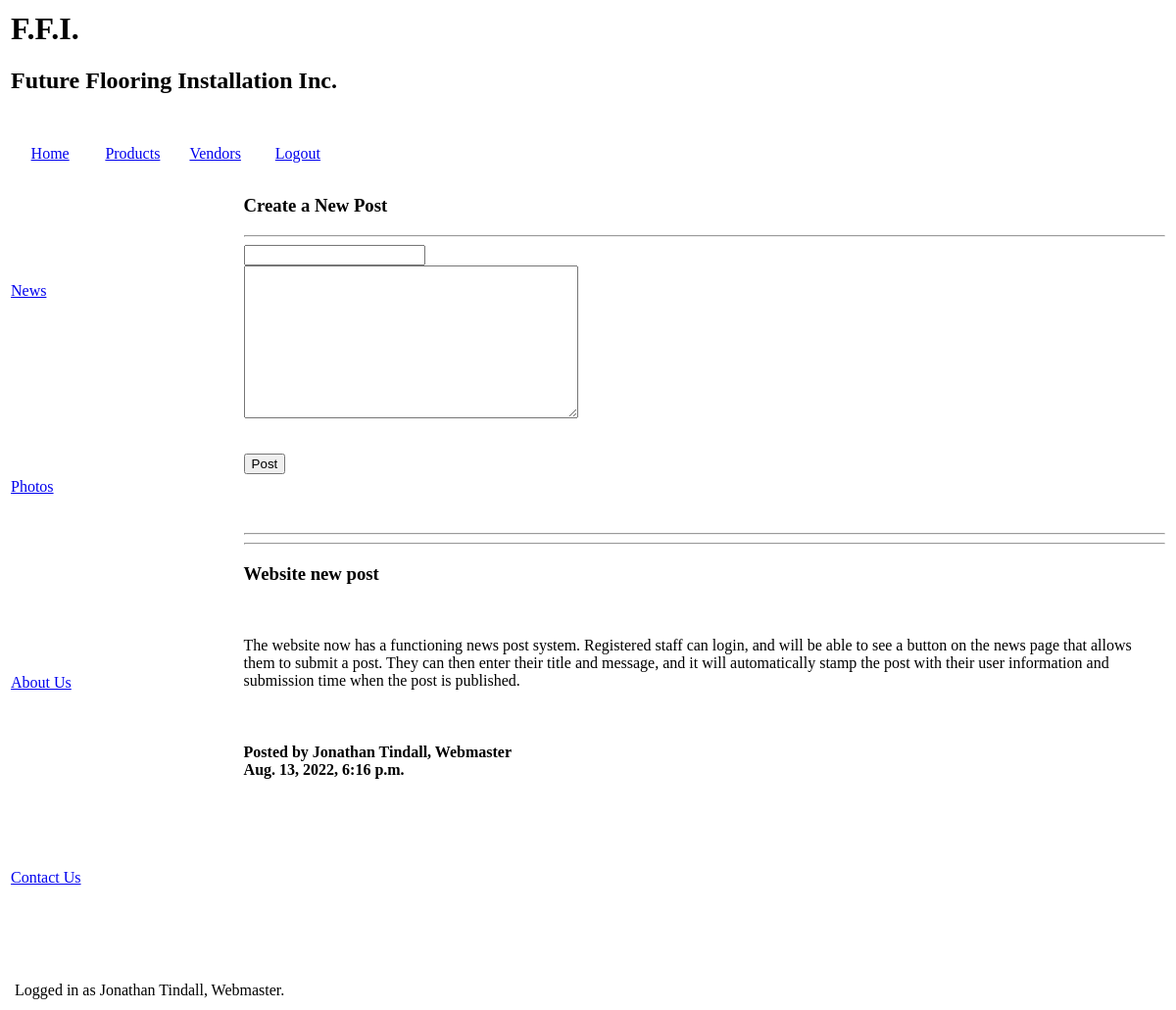
/news/ (signed in), run on an earlier commit of the app's database.
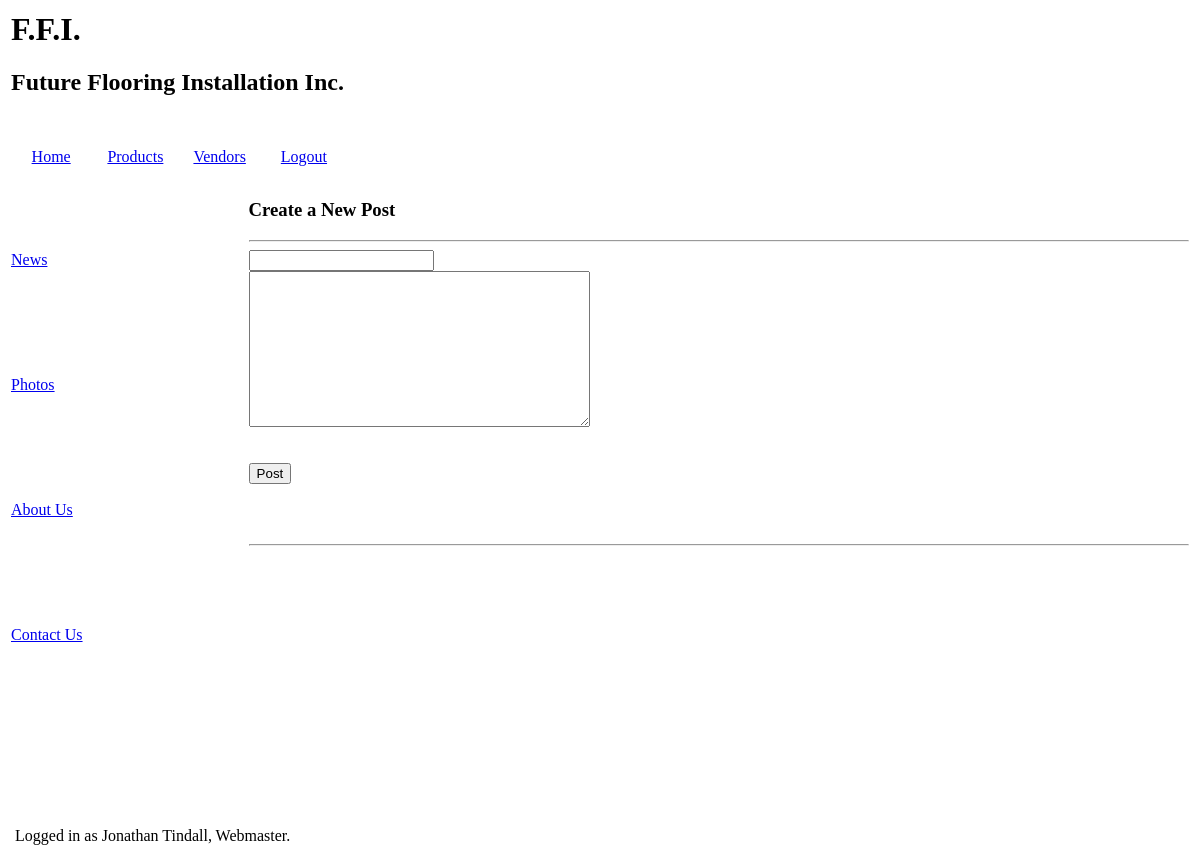
And on a later commit of the database.
### FFIapp/models.py (models this page shows, shortened)
class newsPost(models.Model):
    author = models.TextField(max_length=500)
    created_at = models.DateTimeField(auto_now_add="True")
    title = models.CharField(max_length=100)
    message = models.TextField(max_length=50000)

class UserProfile(AbstractUser):
    age = models.PositiveIntegerField(name="age", null="yes", blank="yes")
    role = models.CharField(name="role", null="yes", blank="yes", max_length=20)
    first_name = models.CharField(name="first_name", null="no", blank="yes", max_length=50)
    last_name = models.CharField(name="last_name", null="no", blank="yes", max_length=100)

### FFIapp/views.py (the view)
# urls.py: path('news/', views.news, name="news"),
def news(request):
    posts = newsPost.objects.all().order_by('-created_at')
    form = newsPostForm(request.POST)
    if request.method == 'POST':
        if form.is_valid():
            form.save()
            return redirect('news')
        else:
            form = newsPostForm()
    context={
        'posts' : posts,
        'form' : form,
    }
    return render(request, 'news.html', context)

### FFIapp/forms.py
class newsPostForm(ModelForm):
    class Meta:
        model = newsPost
        fields = ('title', 'message', 'author',)
        widgets = {
            'title': forms.TextInput(attrs={'class':'form-control', 'id': 'titleBar'}),
            'message': forms.Textarea(attrs={'class':'form-control', 'id':'messageBar'}),
            'author': forms.TextInput(attrs={'class':'form-control', 'value':'', 'id':'authortag', 'type':'hidden'}),
        }

### FFIapp/templates/news.html (shortened to what this page needs)
{%extends 'homeMenu.html'%}
{%block content%}
<div>
  {% if user.is_staff %}
      <h3>Create a New Post </h3><hr>
    <form method="post">
      <table width="100%">
     {{ form.title }}<br>
     {{form.message}}<br>
      </table>
      <br><br>
      <button id="postButton">Post</button>
    </form>
<br><br>
    <hr>
  {% endif %}
  {% for post in posts %}
  <hr>
  <h3>{{ post.title }}</h3><br>
      <p>{{ post.message }}</p><br>
      <h4>Posted by {{ post.author }}<br>{{ post.created_at}}</h4><br><br>
    {% endfor %}
<br><br><br><br>
</div>
<br><br><br><br>
{% endblock %}

### FFIapp/templates/homeMenu.html
{%extends 'base.html'%}
{%block menu%}
<table width=100% height=80%>
    <tr>
        <td height=75 width=20%><a class="subMenu" href="/news">News</a>
        <td rowspan=5 valign="top" width=80%>
            <div class="viewer">
        {%block content%}
        {% endblock %}
        </div>
        </td>
    </tr>
    <tr>
        <td height=75 width=20%><a class="subMenu" href="/photos">Photos</a>
    </tr>
    <tr>
        <td height=75 width=20%><a class="subMenu" href="/about">About Us</a>
    </tr>
    <tr>
        <td height=75 width=20%><a class="subMenu" href="/contact">Contact Us</a>
    </tr>
    <tr>
    </tr>
</table>
{% endblock %}

### FFIapp/templates/base.html (shortened to what this page needs)
<html>
    <head>
    </head>
    <body>
<div class="wrap"><div class="main">
<table class="menuTable" border=0>
    <tr>
        <Td colspan=4><h1>F.F.I.
                        <h2>Future Flooring Installation Inc.
    </tr>
    <tr align=center height=75>
        <td width=25%>
                <a class="menu" href="/home">Home</a>
        <td width=25%>
                <a class="menu" href="/products">Products</a>
        <td width=25%>
                <a class="menu" href="/vendors">Vendors</a>
        <td width=25%>
            {% if user.is_authenticated %}
                        <a class="menu" href="/accounts/logout">Logout</a>
                    {% else %}
                        <a class="menu" href="/accounts/login">Login</a>
                    {% endif %}
    </tr>
</table>
        <div class="container">
            {% block menu %}
            {% endblock %}
        </div>
</div></div>
        <div id="footer">
            <table class="foot">
                <tr>
                    <td>
                    </td>
                    <Td>
                    {% if user.is_authenticated %}
                        Logged in as {{ user.first_name|add:' '|add:user.last_name|add:', '|add:user.role|default:'Anonymous' }}.
                    {% else %}
                        Browsing anonymously.
                    {% endif %}
        </Td></tr>
        </table>
        </div>
    </body>
</html>

What changed in the data, as far as the page shows it:
removed newsPost: title "Website new post", message "The website now has a functioning news post system. Registered staff can login, and will be able to see a button on the news page that allows them to submit a post. They can then enter their title and message, and it will automatically stamp the post with their user information and submission time when the post is published.", author "Jonathan Tindall, Webmaster", created_at "Aug. 13, 2022, 6:16 p.m."
